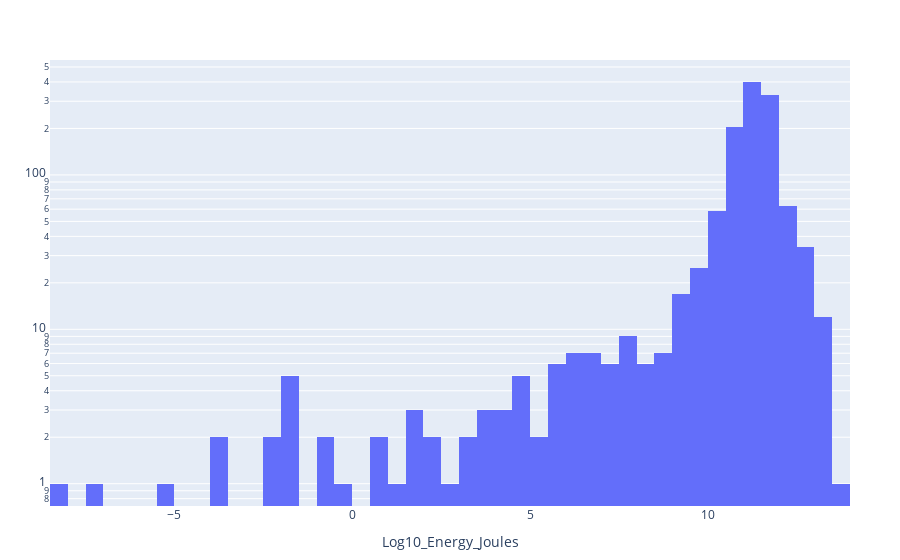

Here is the notebook cell this chart was saved with:
### Code cell
plot(approx_energy_df, x=:Log10_Energy_Joules, kind = "histogram", nbinsx = 100, 
Layout(yaxis_type = "log"))

### Figure 1 — Plotly figure (JSON) as saved in the notebook; plotly's stock layout.template omitted (floating-point values rounded to 4 significant figures; data arrays with more than 128 entries replaced by an {"elided": "..."} marker saying what was removed)
{"data": [{"nbinsx": 100, "type": "histogram", "x": {"elided": "3089 float values"}, "xaxis": "x", "yaxis": "y"}], "layout": {"legend": {"tracegroupgap": 0}, "margin": {"b": 50, "l": 50, "r": 50, "t": 60}, "xaxis": {"title": {"text": "Log10_Energy_Joules"}}, "yaxis": {"type": "log"}}}
